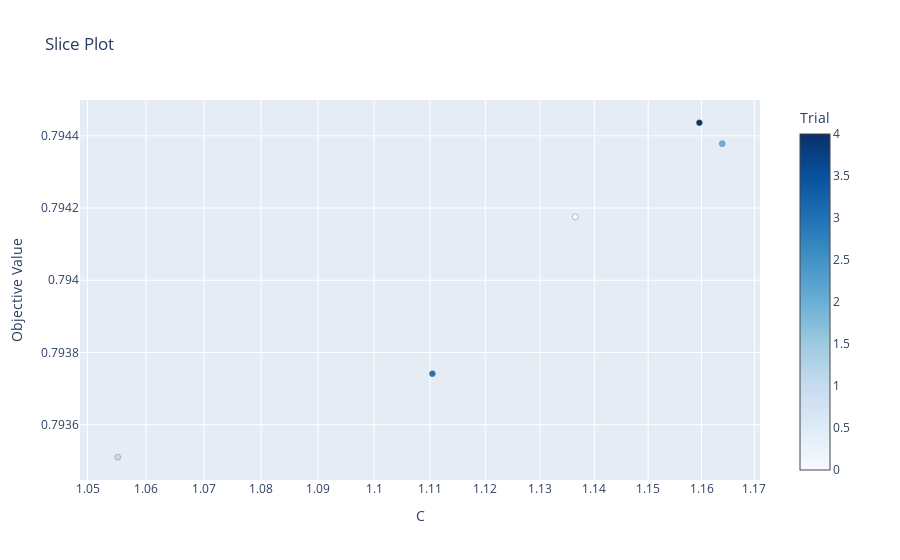

The notebook cell saved with this chart:
### Code cell
vis.plot_slice(study)

### Figure 1 — Plotly figure (JSON) as saved in the notebook; plotly's stock layout.template omitted (floating-point values rounded to 4 significant figures)
{"data": [{"marker": {"color": [0, 1, 2, 3, 4], "colorbar": {"title": {"text": "Trial"}, "x": 1, "xpad": 40}, "colorscale": [[0, "rgb(247,251,255)"], [0.125, "rgb(222,235,247)"], [0.25, "rgb(198,219,239)"], [0.375, "rgb(158,202,225)"], [0.5, "rgb(107,174,214)"], [0.625, "rgb(66,146,198)"], [0.75, "rgb(33,113,181)"], [0.875, "rgb(8,81,156)"], [1, "rgb(8,48,107)"]], "line": {"color": "Grey", "width": 0.5}}, "mode": "markers", "name": "Feasible Trial", "showlegend": false, "type": "scatter", "x": [1.136, 1.055, 1.164, 1.11, 1.16], "y": [0.7942, 0.7935, 0.7944, 0.7937, 0.7944]}], "layout": {"title": {"text": "Slice Plot"}, "xaxis": {"title": {"text": "C"}, "type": "log"}, "yaxis": {"title": {"text": "Objective Value"}}}}
